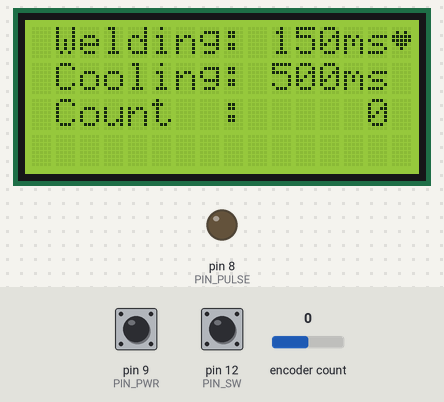
The program below on a simulated Arduino Nano, built with avr-gcc and run on an emulated ATmega328P. Shown: 16×4 character LCD, output pins drawn as LEDs (lit = HIGH). The test bench sets the inputs (shaded band); at power-on: pin 9 (PIN_PWR) HIGH, pin 12 (PIN_SW) HIGH, encoder count 0. EEPROM starts erased; what the program prints to the serial monitor is not drawn.

Above: at 3.3 s.
3.4 s: pin 9 (PIN_PWR) pulled LOW for 0.15 s
At 3.89 s:
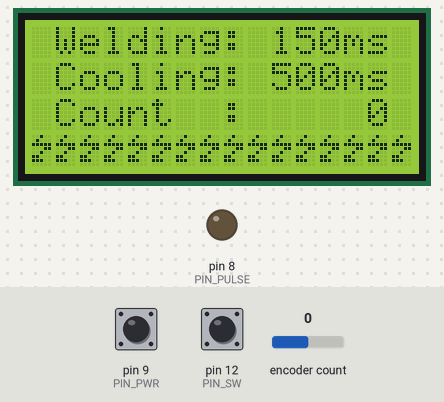
4.1 s: pin 12 (PIN_SW) pulled LOW for 1 s
At 6.0 s:
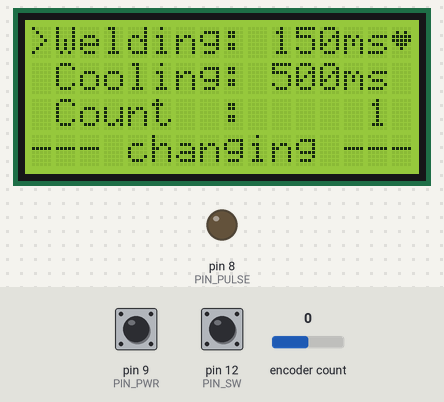
7.0 s: pin 12 (PIN_SW) pulled LOW for 0.15 s
At 8.1 s:
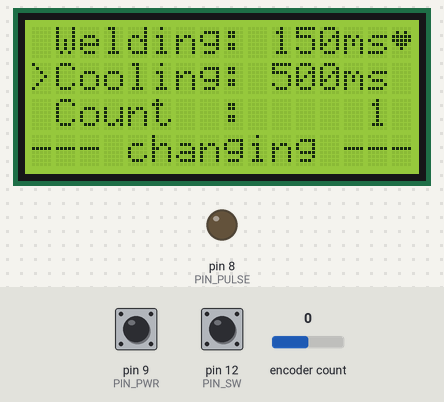
9.1 s: pin 9 (PIN_PWR) pulled LOW for 0.15 s
At 9.58 s:
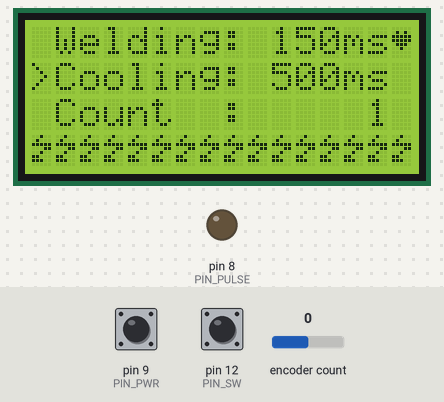
9.8 s: pin 12 (PIN_SW) pulsed LOW 2 times (0.12 s each, 0.3 s apart)
At 11.8 s:
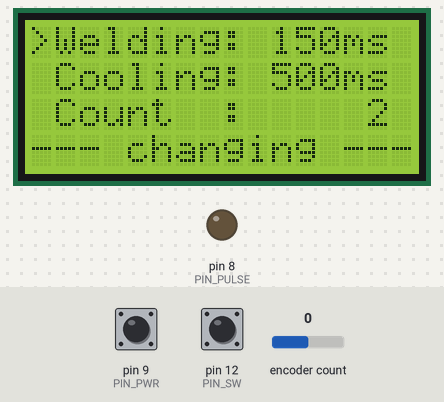
12.1 s: pin 12 (PIN_SW) pulled LOW for 0.15 s
At 13.3 s:
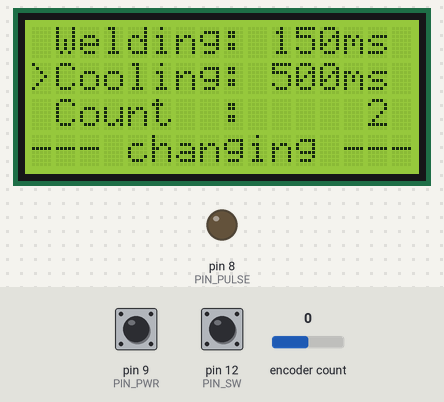
Timing chart, 0 to 15.1 s (numbered marks = the images above; inputs shaded):
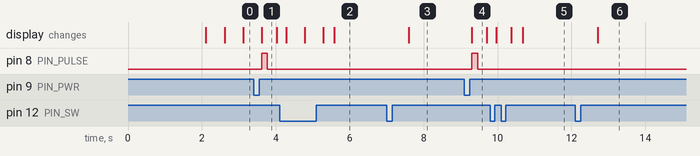

The program:

main.cpp
```cpp
#include <Arduino.h>
#include "config.h"

/*********************************************************************************************
 * Interruptroutine for RotaryEncoder
 *
 ********************************************************************************************/
void checkPosition()
{
  encoder->tick(); // just call tick() to check the state.
}

/*********************************************************************************************
 * Interruptroutinte for RotaryEncoder
 *
 ********************************************************************************************/
void checkTicks()
{
  // include all buttons here to be checked
  button->tick(); // just call tick() to check the state.
  powerBtn->tick();
}

/*********************************************************************************************
 * OneButton interrupt routine, called if user made a double click
 * increase state
 * if max state than go to 0 (go back without saving)
 *********************************************************************************************/
void click() {
   state++;
   if (state > MAX_STATE) {
     state = 0;
     refresh = true;
   }
}

/*********************************************************************************************
 * clickPwrBtn()
 * interrupt callback routine for power (welding) button
 *
 *********************************************************************************************/
void clickPwrBtn() {
  state = 10; // welding
}

/*********************************************************************************************
 * doubleClick()
 * interrupt routine for rotary knob switch. Is used to change values
 * Doubleclick is only useable if state is > 0
 *********************************************************************************************/
void doubleClick() {
  if (state > 0) {
    state = 99;     // save state
  }
}

/*********************************************************************************************
 * Initiize LCD and create some new characters
 *
 ********************************************************************************************/
void LCDInit() {
  lcd.begin(16,4);

  lcd.createChar(0, bell);
  lcd.createChar(1, note);
  lcd.createChar(2, clock);
  lcd.createChar(3, heart);
  lcd.createChar(4, duck);
  lcd.createChar(5, check);
  lcd.createChar(6, cross);
  lcd.createChar(7, retarrow);
  lcd.createChar(8, danger);

  lcd.home ();
  lcd.clear ();
  lcd.setCursor(0,0);
  lcd.print("Spot Welder");
  lcd.setCursor(0,1);
  lcd.print("(c) "); lcd.print(AUTHOR);
  lcd.setCursor(0,3);
  lcd.print("Version:"); lcd.print(VERSION);
}

/*********************************************************************************************
 * LCD write function only for a formatted number
 *
 ********************************************************************************************/
void writeNumber(int n, const char *fmt, uint8_t x, uint8_t y) {
  char tmp[64];
  sprintf(tmp, fmt, n);
  lcd.setCursor(x,y);
  lcd.print(tmp);
}

/*********************************************************************************************
 * setFootage()
 * print a string in the last row (status row), due to state as parameter
 *
 *********************************************************************************************/
void setFootage(uint8_t id) {
  char tmp[20];
  switch(id) {
    case 0:
      lcd.setCursor(0,3);
      sprintf(tmp,"%-16s", "- change value? ");
      lcd.print(tmp);
      break;
    case 1:
    case 2:
      lcd.setCursor(0,3);
      sprintf(tmp,"%-16s", "--- changing ---");
      lcd.print(tmp);
      break;
    case 97:
      lcd.setCursor(0,3);
      sprintf(tmp,"%-16s", "---cool down ---");
      lcd.print(tmp);
      break;
    case 98:
      sprintf(tmp,"%16s", " ");
      lcd.setCursor(0,3); lcd.print(tmp);
      break;
    case 99:
      lcd.setCursor(0,3);
      sprintf(tmp,"%16s", "--- saving ---");
      lcd.print(tmp);
      break;

  }
}

/*********************************************************************************************
 * mainLCD()
 *
 * update LCD screen with "normal" data, called by void loop()
 *********************************************************************************************/
void mainLCD(bool clear=false) {
  if (clear) lcd.clear();
  writeNumber(eeprom_values.pulse_ms,     "Welding:%4dms",1,0);
  writeNumber(eeprom_values.time_delay_ms,"Cooling:%4dms",1,1);
  writeNumber(eeprom_values.welding_count,"Count  :%6d",1,2);

}

/*********************************************************************************************
 * selectRow()
 * normaly used if user try to change numbers (pulse time, pause time).
 * Indicator on postion 0 at the row is an > sign for selected row
 *
 *********************************************************************************************/
void selectRow(uint8_t row, bool remove=false) {
  lcd.setCursor(0,row);
  if (remove) {
    lcd.print(" ");
  }
  else {
    lcd.print(">");
  }
}

/*********************************************************************************************
 * changeValues()
 * called by void loop()
 *
 * depends on state, user can change values
 * state = 1 : changing welding time
 * state = 2 : changing delay time between welding
 *
 * change footage on screen
 *
 * Method is called by void loop()
 *********************************************************************************************/
void changeValues(uint8_t state, uint16_t value) {
  int newValue = 0;
  switch(state) {
    case 1:
      selectRow(0);
      lcd.setCursor(9,0);
      newValue = savedPulseMS + value;
      sprintf(printString,"%4dms", newValue);
      lcd.print(printString);
      eeprom_values.pulse_ms = newValue;
      break;
    case 2:
      selectRow(1);
      lcd.setCursor(9,1);
      newValue = savedDelayMS + value;
      sprintf(printString,"%4dms", newValue);
      lcd.print(printString);
      eeprom_values.time_delay_ms = newValue;
      break;
  }
}

/*********************************************************************************************
 * save2Eeprom()
 *
 * save struct into eeprom
 *
 *********************************************************************************************/
void save2Eeprom() {
  #ifndef DBG_NO_EEPROM_SAVE
    EEPROM.put(0,eeprom_values);
    savedDelayMS = eeprom_values.time_delay_ms;
    savedPulseMS = eeprom_values.pulse_ms;
  #endif
}

void pressLongStart() {
  state = 98;
}

void pressLongStop() {
  state = 98;
}


/*********************************************************************************************
 * reset()
 * a reset impulse was recognizes. Set eeprom values to default and save them again into eeprom
 * This is usefull if user made an mistake with values
 *********************************************************************************************/
void reset() {
  lcd.clear();
  lcd.print("RESET");
  lcd.print("wait ....");
}
/*********************************************************************************************
 * clearMessage()
 * LCD routine to delete last status row from LCD
 *
 *********************************************************************************************/
void clearMessage() {
  setFootage(98);
  //tickerClearMsg->pause();
}

/*********************************************************************************************
 * heartBeat()
 * If system is up and running a heartbeat blinks at last column in the first row
 *
 *********************************************************************************************/
void heartBeat() {
  static bool hb = true;
  lcd.setCursor(15,0);
  if (hb) lcd.write(3); else {lcd.write(' ');  clearMessage(); }
  hb = !hb;
}

/*********************************************************************************************
 * startWelding()
 * if user push the power(welding) button, this routine is called. Welding (pulse) time is based on eeprom value
 *
 *********************************************************************************************/
void startWelding() {
  lcd.setCursor(0,3);
  for (int x=0; x < 16; x++) {
    lcd.write(8);
  }
  unsigned long start = millis();
  while ( (millis()-start) < eeprom_values.pulse_ms) {
    // enable SSR
    digitalWrite(PIN_PULSE, HIGH);
  }
  // disable SSR
  digitalWrite(PIN_PULSE, LOW);

  // delay short time between two weldings
  start = millis();
  bool done = false;
  while ((millis() - start) < eeprom_values.time_delay_ms) {
    if ((millis() - start) > LCD_PULSE_MS && !done) {
      clearMessage();
      setFootage(97);
      done=true;
    }
  }
  // update welding count
  eeprom_values.welding_count++;
  #ifndef DBG_WELDING_TIMING
    save2Eeprom();
  #endif
}


/*********************************************************************************************
 * Arudiono routines setup() and loop()
 *********************************************************************************************/
void setup() {
    Serial.begin(115200);
    Serial.println("Hello");
  // set eeprom defaults

  pinMode(PIN_PULSE, OUTPUT);
  digitalWrite(PIN_PULSE, LOW);

  EEPROM.get(0, eeprom_values);

  // are values from eeprom in range?
  eeprom_values.pulse_ms = constrain(eeprom_values.pulse_ms, MIN_PULSE_MS, MAX_PULSE_MS);
  eeprom_values.time_delay_ms = constrain(eeprom_values.time_delay_ms, MIN_DELAY_MS, MAX_DELAY_MS);
  eeprom_values.welding_count = constrain(eeprom_values.welding_count, 0, MAX_COUNT);

  // set defaults if max is reached
  if (eeprom_values.pulse_ms == MAX_PULSE_MS) eeprom_values.pulse_ms = DEFAULT_PULSE_MS;
  if (eeprom_values.time_delay_ms == MAX_DELAY_MS) eeprom_values.time_delay_ms = DEFAULT_DELAY_MS;
  if (eeprom_values.welding_count == MAX_COUNT) eeprom_values.welding_count = 0;

  LCDInit();

  encoder = new RotaryEncoder(PIN_IN1, PIN_IN2, RotaryEncoder::LatchMode::TWO03);
  button = new OneButton(PIN_SW, true, true);
  powerBtn = new OneButton(PIN_PWR, true, true);

  button->setPressTicks(2000); // that is the time when LongPressStart is called
  button->attachLongPressStart(pressLongStart);
  button->attachLongPressStop(pressLongStop);

  // register interrupt routine
  attachInterrupt(digitalPinToInterrupt(PIN_IN1), checkPosition, CHANGE);
  attachInterrupt(digitalPinToInterrupt(PIN_IN2), checkPosition, CHANGE);
  attachInterrupt(digitalPinToInterrupt(PIN_SW), checkTicks, CHANGE);
  attachInterrupt(digitalPinToInterrupt(PIN_SW), checkTicks, CHANGE);


  button->attachClick(click);
  button->attachDoubleClick(doubleClick);
  powerBtn->attachClick(clickPwrBtn);

  tickerHB = new Ticker(heartBeat, LCD_BLINK_MS, 0, MILLIS);             // heartbeat every 500ms, endles
  tickerClearMsg = new Ticker(clearMessage, LCD_CLEAR_MS,0, MILLIS);    // clear message after 1000ms

  EEPROM.put(0, eeprom_values);

  tickerHB->start();
  tickerClearMsg->start();
  delay (2000);
  lcd.clear();

  state = 0;
  savedDelayMS = eeprom_values.time_delay_ms;
  savedPulseMS = eeprom_values.pulse_ms;

  tickerClearMsg->pause();
}

void loop() {
  static int pos = 0;
  tickerHB->update();
  tickerClearMsg->update();
  button->tick();
  encoder->tick();
  powerBtn->tick();
  int newPos = encoder->getPosition();
  #ifdef DBG_WELDING_TIMING
    state=10;
  #endif
  switch(state) {
    case 0 :                          // system is in idle state
      lcd.noCursor();
      selectRow(0,true);
      selectRow(1,true);
      if (pos != newPos) {
        setFootage(98);
        //tickerClearMsg->resume();
      }
      mainLCD(refresh);               // if refresh is true, LCD is cleared before printing
      refresh=false;
      break;
    case 1:                           // change state: here changing pulse timing
      tickerHB->pause();
      selectRow(1,true);
      selectRow(0);
      setFootage(state);
      if (pos != newPos) {
        changeValues(state, pos);
        pos = newPos;
      }
      tickerHB->resume();
      break;
    case 2:                           // change state: here changing pause between two weldings
      tickerHB->pause();
      selectRow(0,true);
      selectRow(1);
      setFootage(state);
      if (pos != newPos) {
        changeValues(state, pos);
        pos = newPos;
      }
      tickerHB->resume();
      break;
    case 10:                          // start a welding pulse
      startWelding();
      state = 0;
      break;
    case 98:                          // reset
      reset();
      save2Eeprom();
      state = 0;
      break;
    case 99:                          // save new values to eeprom
      lcd.clear();
      lcd.print("saving");
      save2Eeprom();
      delay(1000);
      state=0;
      tickerHB->resume();
      break;
  }
} // loop ()
```

config.h
```cpp
#include <Wire.h>
#include <LiquidCrystal.h>
#include <EEPROM.h>
#include <RotaryEncoder.h>
#include <OneButton.h>
#include <Ticker.h>

#define VERSION "0.2"
#define AUTHOR "LunaX-2021"

//#define DBG_WELDING_TIMING
//#define DBG_NO_EEPROM_SAVE

#define PIN_IN1 10
#define PIN_IN2 11
#define PIN_SW 12       // encoder switch
#define PIN_PWR 9       // power-welding switch
#define PIN_PULSE 8     // pint for SSR / welding

RotaryEncoder *encoder = nullptr;
OneButton *button = nullptr;
OneButton *powerBtn = nullptr;

Ticker *tickerHB = nullptr;
Ticker *tickerClearMsg = nullptr;


#define DEFAULT_PULSE_MS 150
#define DEFAULT_DELAY_MS 500
#define MAX_PULSE_MS 750
#define MIN_PULSE_MS 0
#define MAX_DELAY_MS 3000
#define MIN_DELAY_MS 500
#define MAX_COUNT 9999

#define LCD_BLINK_MS 500
#define LCD_PULSE_MS 250
#define LCD_CLEAR_MS 1000
const int rs = 7, en = 6, d4 = 5, d5 = 4, d6 = 3, d7 = 2;

LiquidCrystal lcd(rs,en,d4,d5,d6,d7); // LCD Shield

uint8_t bell[8]  = {0x4,0xe,0xe,0xe,0x1f,0x0,0x4};
uint8_t note[8]  = {0x2,0x3,0x2,0xe,0x1e,0xc,0x0};
uint8_t clock[8] = {0x0,0xe,0x15,0x17,0x11,0xe,0x0};
uint8_t heart[8] = {0x0,0xa,0x1f,0x1f,0xe,0x4,0x0};
uint8_t duck[8]  = {0x0,0xc,0x1d,0xf,0xf,0x6,0x0};
uint8_t check[8] = {0x0,0x1,0x3,0x16,0x1c,0x8,0x0};
uint8_t cross[8] = {0x0,0x1b,0xe,0x4,0xe,0x1b,0x0};
uint8_t retarrow[8] = {	0x1,0x1,0x5,0x9,0x1f,0x8,0x4};
uint8_t danger[8] = {	0x4,0x8,0x1f,0x3,0x4,0x18,0x1c};


const byte backLightpin = 5;
//const byte backLightpin = 10;
const byte contrast_pin = 6;

char printString[16];

typedef struct  {
   uint16_t pulse_ms;            // time for welding in range of 25ms - 100ms, default 50
   uint16_t time_delay_ms;       // time between two spot weldings, to avoid overheating, range 200-1000ms
   uint16_t welding_count;       // number of weldings points
} Data;

uint16_t savedDelayMS = 0;
uint16_t savedPulseMS = 0;

#define MAX_STATE 2
static uint8_t state = 0;  // 0=idle, 1=change timeout, 2 = change delay

Data eeprom_values ;
uint16_t eeprom_adr = 0;

bool refresh = false;
```

Measured:
- after the input at 3.4 s, pin 8 (PIN_PULSE): LOW → HIGH after 0.22 s, → LOW 0.15 s later; the display: changes after 0.22 s (image 1)
- after the input at 4.1 s, the display: first differs from a run without the input after 1.5 s (image 2)
- after the input at 7.0 s, the display: changes after 0.60 s (image 3)
- after the input at 9.1 s, pin 8 (PIN_PULSE): LOW → HIGH after 0.21 s, → LOW 0.15 s later; the display: changes after 0.21 s (image 4)
- after the input at 9.8 s, the display: first differs from a run without the input after 0.88 s (image 5)
- after the input at 12.1 s, the display: changes after 0.61 s (image 6)
- what the display in image 1 shows lasts 0.4 s, from 3.6 s to 4.0 s
